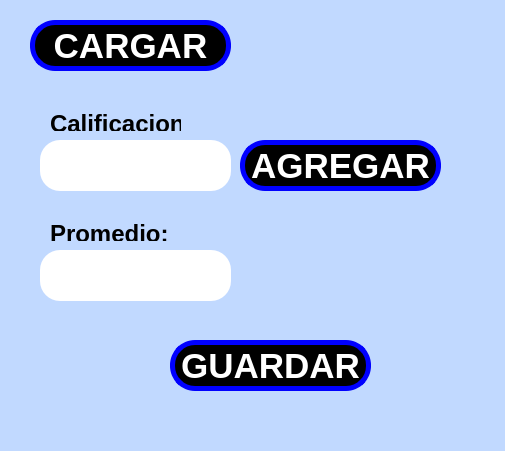
<?xml version="1.0" encoding="UTF-8"?>
<ui version="4.0">
 <class>MainWindow</class>
 <widget class="QMainWindow" name="MainWindow">
  <property name="geometry">
   <rect>
    <x>0</x>
    <y>0</y>
    <width>505</width>
    <height>451</height>
   </rect>
  </property>
  <property name="font">
   <font>
    <pointsize>17</pointsize>
   </font>
  </property>
  <property name="windowTitle">
   <string>MainWindow</string>
  </property>
  <property name="styleSheet">
   <string notr="true">background-color: rgb(193, 217, 255);</string>
  </property>
  <widget class="QWidget" name="centralwidget">
   <widget class="QPushButton" name="btn_agregar">
    <property name="geometry">
     <rect>
      <x>240</x>
      <y>140</y>
      <width>201</width>
      <height>51</height>
     </rect>
    </property>
    <property name="font">
     <font>
      <pointsize>26</pointsize>
      <bold>true</bold>
     </font>
    </property>
    <property name="styleSheet">
     <string notr="true">background-color: rgb(0, 0, 0);
color: rgb(255, 255, 255);
border-radius:25px;
border: 5px solid blue;</string>
    </property>
    <property name="text">
     <string>AGREGAR</string>
    </property>
   </widget>
   <widget class="QLineEdit" name="txt_calificacion">
    <property name="geometry">
     <rect>
      <x>40</x>
      <y>140</y>
      <width>191</width>
      <height>51</height>
     </rect>
    </property>
    <property name="font">
     <font>
      <pointsize>25</pointsize>
      <bold>true</bold>
     </font>
    </property>
    <property name="styleSheet">
     <string notr="true">border-radius:20px;
background-color: rgb(255, 255, 255);</string>
    </property>
    <property name="text">
     <string/>
    </property>
    <property name="alignment">
     <set>Qt::AlignCenter</set>
    </property>
   </widget>
   <widget class="QLabel" name="label">
    <property name="geometry">
     <rect>
      <x>50</x>
      <y>110</y>
      <width>131</width>
      <height>21</height>
     </rect>
    </property>
    <property name="text">
     <string>&lt;html&gt;&lt;head/&gt;&lt;body&gt;&lt;p&gt;&lt;span style=&quot; font-size:18pt; font-weight:700;&quot;&gt;Calificacion:&lt;/span&gt;&lt;/p&gt;&lt;/body&gt;&lt;/html&gt;</string>
    </property>
   </widget>
   <widget class="QLineEdit" name="txt_promedio">
    <property name="geometry">
     <rect>
      <x>40</x>
      <y>250</y>
      <width>191</width>
      <height>51</height>
     </rect>
    </property>
    <property name="font">
     <font>
      <pointsize>25</pointsize>
      <bold>true</bold>
     </font>
    </property>
    <property name="styleSheet">
     <string notr="true">border-radius:20px;
background-color: rgb(255, 255, 255);</string>
    </property>
    <property name="text">
     <string/>
    </property>
    <property name="alignment">
     <set>Qt::AlignCenter</set>
    </property>
   </widget>
   <widget class="QLabel" name="label_3">
    <property name="geometry">
     <rect>
      <x>50</x>
      <y>220</y>
      <width>131</width>
      <height>21</height>
     </rect>
    </property>
    <property name="text">
     <string>&lt;html&gt;&lt;head/&gt;&lt;body&gt;&lt;p&gt;&lt;span style=&quot; font-size:18pt; font-weight:700;&quot;&gt;Promedio:&lt;/span&gt;&lt;/p&gt;&lt;/body&gt;&lt;/html&gt;</string>
    </property>
   </widget>
   <widget class="QPushButton" name="btn_guardar">
    <property name="geometry">
     <rect>
      <x>170</x>
      <y>340</y>
      <width>201</width>
      <height>51</height>
     </rect>
    </property>
    <property name="font">
     <font>
      <pointsize>26</pointsize>
      <bold>true</bold>
     </font>
    </property>
    <property name="styleSheet">
     <string notr="true">background-color: rgb(0, 0, 0);
color: rgb(255, 255, 255);
border-radius:25px;
border: 5px solid blue;</string>
    </property>
    <property name="text">
     <string>GUARDAR</string>
    </property>
   </widget>
   <widget class="QPushButton" name="btn_cargar">
    <property name="geometry">
     <rect>
      <x>30</x>
      <y>20</y>
      <width>201</width>
      <height>51</height>
     </rect>
    </property>
    <property name="font">
     <font>
      <pointsize>26</pointsize>
      <bold>true</bold>
     </font>
    </property>
    <property name="styleSheet">
     <string notr="true">background-color: rgb(0, 0, 0);
color: rgb(255, 255, 255);
border-radius:25px;
border: 5px solid blue;</string>
    </property>
    <property name="text">
     <string>CARGAR</string>
    </property>
   </widget>
  </widget>
  <widget class="QMenuBar" name="menubar">
   <property name="geometry">
    <rect>
     <x>0</x>
     <y>0</y>
     <width>505</width>
     <height>24</height>
    </rect>
   </property>
  </widget>
  <widget class="QStatusBar" name="statusbar"/>
 </widget>
 <resources/>
 <connections/>
</ui>
